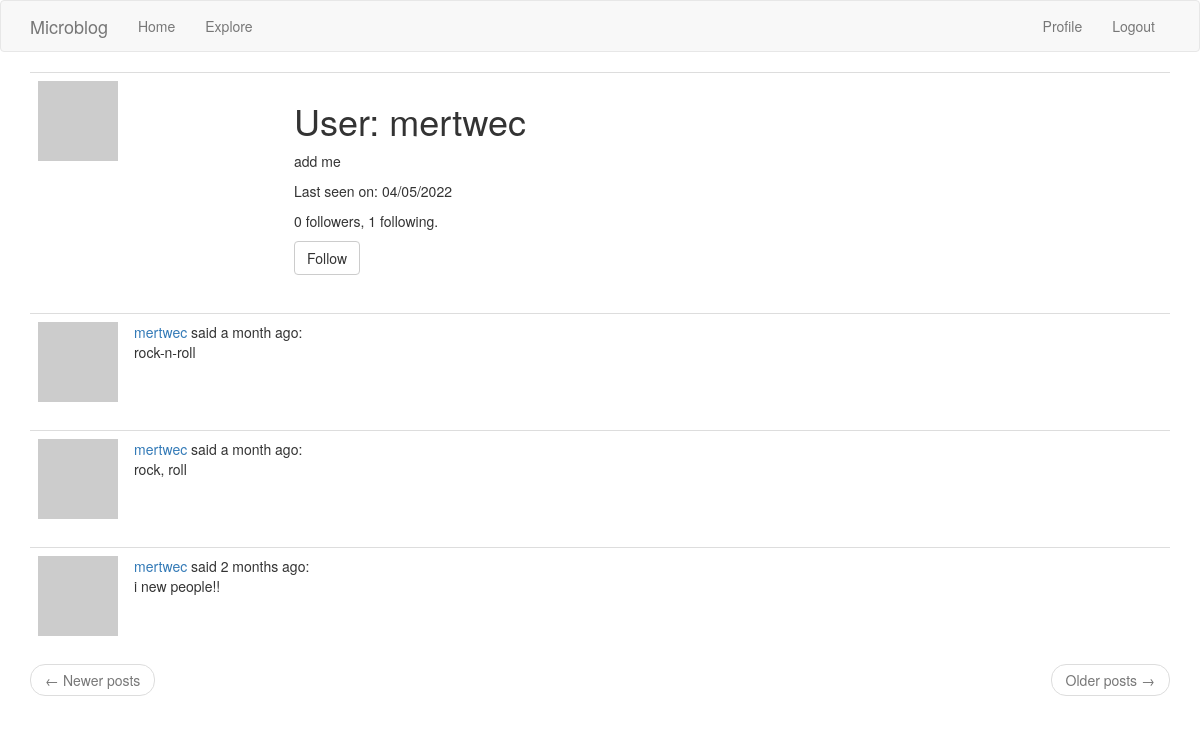
/user/mertwec (signed in), run on the app's committed database.
### app/models.py (models this page shows, shortened)
class User(db.Model, UserMixin):
    id = db.Column(db.Integer, primary_key=True)
    username = db.Column(db.String(64), index=True, unique=True)
    email = db.Column(db.String(120), index=True, unique=True)
    password_hash = db.Column(db.String(128))
    about_me = db.Column(db.String(256))
    last_seen = db.Column(db.DateTime, default=datetime.utcnow)
    posts = db.relationship('Post', backref='author', lazy='dynamic')
    """followers.c.follower_id «c» — это атрибут таблиц SQLAlchemy,
    которые не определены как модели. Для этих таблиц столбцы таблицы
    отображаются как субатрибуты этого атрибута «c»."""
    followed = db.relationship(
        'User', secondary=followers,
        primaryjoin=(followers.c.follower_id == id),
        secondaryjoin=(followers.c.followed_id == id),
        backref=db.backref('followers', lazy='dynamic'), lazy='dynamic')
    """ рассмотрим все аргументы вызова db.relationship() один за другим:

'User' — это правая сторона связи (левая сторона — это родительский класс).
Поскольку это самореферентное отношение, я должен использовать тот же класс
 с обеих сторон.

secondary кофигурирует таблицу ассоциаций, которая используется для этой
связи, которую я определил прямо над этим классом.

primaryjoin указывает условие, которое связывает объект левой стороны
(follower user) с таблицей ассоциаций. Условием объединения для левой
стороны связи является идентификатор пользователя, соответствующий полю
follower_id таблицы ассоциаций. Выражение followers.c.follower_id ссылается
на столбец follower_id таблицы ассоциаций.

secondaryjoin определяет условие, которое связывает объект правой стороны
 (followed user) с таблицей ассоциаций. Это условие похоже на primaryjoin,
  с той лишь разницей, что теперь я использую followed_id, который является
  другим внешним ключом в таблице ассоциаций.

backref определяет, как эта связь будет доступна из правой части объекта.
С левой стороны отношения пользователи называются followed, поэтому с
правой стороны я буду использовать имя followers, чтобы представить
всех пользователей левой стороны, которые связаны с целевым пользователем
в правой части. Дополнительный lazy аргумент указывает режим выполнения
этого запроса. Режим dynamic настройки запроса не позволяет запускаться
до тех пор, пока не будет выполнен конкретный запрос, что также связано
с тем, как установлено отношения «один ко многим».

-lazy похож на параметр с тем же именем в backref, но этот относится
к левой, а не к правой стороне.
"""
    def avatar(self, size=80):
        digest = md5(self.email.lower().encode('utf-8')).hexdigest()
        return 'https://www.gravatar.com/avatar/{}?d=identicon&s={}'.format(
            digest, size)
    def is_following(self, user):
        return self.followed.filter(
            followers.c.followed_id == user.id).count() > 0

class Post(db.Model):
    __tablename__ = 'post'
    __searchable__ = ['body', ]
    id = db.Column(db.Integer, primary_key=True)
    body = db.Column(db.String(140))
    timestamp = db.Column(db.DateTime, index=True, default=datetime.utcnow)
    user_id = db.Column(db.Integer, db.ForeignKey('user.id'))
    language = db.Column(db.String(5))

### app/main/route.py (the view)
@bp.route('/user/<username>', methods=['GET', 'POST'])
@login_required
def user(username):
    user = User.query.filter_by(username=username).first_or_404()
    page = request.args.get('page', 1, type=int)
    posts = user.posts.order_by(Post.timestamp.desc()).paginate(
        page, current_app.config['POSTS_PER_PAGE'], False)
    next_url = url_for('main.user', username=user.username, page=posts.next_num) \
        if posts.has_next else None
    prev_url = url_for('main.user', username=user.username, page=posts.prev_num) \
        if posts.has_prev else None
    form = EmptyForm()
    return render_template('user.html', user=user,
                           posts=posts.items,
                           next_url=next_url,
                           prev_url=prev_url,
                           form=form)

### app/main/forms.py
class EmptyForm(FlaskForm):
    submit = SubmitField('Submit')

### app/main/route.py (called while the page is built)
@bp.before_request
def before_request():
    if current_user.is_authenticated:
        current_user.last_seen = datetime.utcnow()
        db.session.commit()

### app/models.py (called while the page is built)
@login.user_loader
def load_user(id):
    return User.query.get(int(id))

### app/templates/user.html (shortened to what this page needs)
{% extends "base.html" %}
{% block app_content %}
    <table class="table table-hover">
        <tr>
            <td width="256px"><img src="{{ user.avatar(124) }}"></td>
            <td>
                <h1>User: {{ user.username }}</h1>
                {% if user.about_me %}
                    <p>{{ user.about_me }}</p>
                {% endif %}
                {% if user.last_seen %}
                    <p>Last seen on: {{ moment(user.last_seen).calendar() }}</p>
                {% endif %}
                <p>{{ user.followers.count() }} followers, {{ user.followed.count() }} following.</p>
                {% if user == current_user %}
                <p><a href="{{ url_for('main.edit_profile') }}">Edit your profile</a></p>
                {% elif not current_user.is_following(user) %}
                <p>
                    <form action="{{ url_for('main.follow', username=user.username) }}" method="post">
                        {{ form.submit(value='Follow', class_='btn btn-default') }}
                    </form>
                </p>
                {% endif %}
            </td>
        </tr>
    </table>
    {% for post in posts %}
        {% include '_post.html' %}
    {% endfor %}
    <nav aria-label="...">
        <ul class="pager">
            <li class="previous{% if not prev_url %} disabled {% endif %}">
                <a href="{{ prev_url or '#' }}">
                    <span aria-hidden="true">&larr;</span> Newer posts
                </a>
            </li>
            <li class="next{% if not next_url %} disabled{% endif %}">
                <a href="{{ next_url or '#' }}">
                    Older posts <span aria-hidden="true">&rarr;</span>
                </a>
            </li>
        </ul>
    </nav>
{% endblock %}

### app/templates/_post.html (shortened to what this page needs)
    <table class="table table-hover">
        <tr>
            <td width="70px">
                <a href="{{ url_for('main.user', username=post.author.username) }}">
                    <img src="{{ post.author.avatar(70) }}" />
                </a>
            </td>
            <td>
                <a href="{{ url_for('main.user', username=post.author.username) }}">
                    {{ post.author.username }} </a>
                said {{ moment(post.timestamp).fromNow() }}:
                <br>
                {{ post.body }}
            </td>
        </tr>
    </table>

### data on the page
User: username "mertwec", about_me "add me", last_seen "04/05/2022"
Post: author.username "mertwec", timestamp "a month ago", body "rock-n-roll"
Post: author.username "mertwec", timestamp "a month ago", body "rock, roll"
Post: author.username "mertwec", timestamp "2 months ago", body "i new people!!"

### other printed values
{{ user.followers.count() }} "0"
{{ user.followed.count() }} "1"
